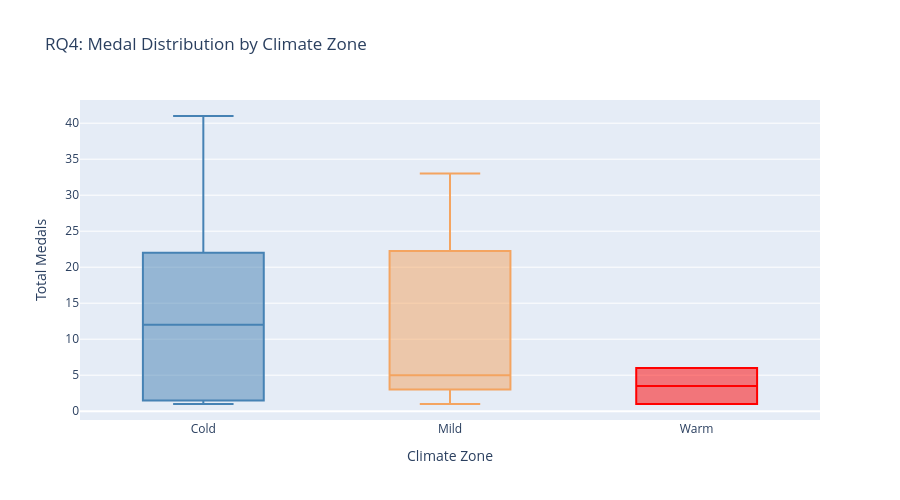

Notebook source saved alongside this figure:
### Markdown cell above
### Box Plot: Medal Distribution by Climate Zone

To compare medal distributions across climate groups more clearly, we use a box plot showing the spread and median of total medals for each climate zone.

### Code cell
# Box plot: medal distribution by climate zone
fig2 = px.box(
    country_df,
    x="climate_zone",
    y="Total",
    color="climate_zone",
    color_discrete_map={"Cold": "steelblue", "Mild": "sandybrown", "Warm": "red"},
    title="RQ4: Medal Distribution by Climate Zone",
    labels={"climate_zone": "Climate Zone", "Total": "Total Medals"},
    category_orders={"climate_zone": ["Cold", "Mild", "Warm"]}
)
fig2.update_layout(height=500, showlegend=False)
fig2.show()

### Figure 1 — Plotly figure (JSON) as saved in the notebook; plotly's stock layout.template omitted (floating-point values rounded to 4 significant figures)
{"data": [{"alignmentgroup": "True", "hovertemplate": "Climate Zone=%{x}<br>Total Medals=%{y}<extra></extra>", "legendgroup": "Cold", "marker": {"color": "steelblue"}, "name": "Cold", "notched": false, "offsetgroup": "Cold", "orientation": "v", "showlegend": true, "type": "box", "x": ["Cold", "Cold", "Cold", "Cold", "Cold", "Cold", "Cold", "Cold"], "x0": " ", "xaxis": "x", "y": [41, 18, 23, 21, 1, 6, 2, 1], "y0": " ", "yaxis": "y"}, {"alignmentgroup": "True", "hovertemplate": "Climate Zone=%{x}<br>Total Medals=%{y}<extra></extra>", "legendgroup": "Mild", "marker": {"color": "sandybrown"}, "name": "Mild", "notched": false, "offsetgroup": "Mild", "orientation": "v", "showlegend": true, "type": "box", "x": ["Mild", "Mild", "Mild", "Mild", "Mild", "Mild", "Mild", "Mild", "Mild", "Mild", "Mild", "Mild", "Mild", "Mild", "Mild", "Mild", "Mild", "Mild", "Mild"], "x0": " ", "xaxis": "x", "y": [33, 20, 30, 26, 23, 18, 24, 15, 10, 5, 5, 4, 3, 4, 3, 1, 1, 2, 1], "y0": " ", "yaxis": "y"}, {"alignmentgroup": "True", "hovertemplate": "Climate Zone=%{x}<br>Total Medals=%{y}<extra></extra>", "legendgroup": "Warm", "marker": {"color": "red"}, "name": "Warm", "notched": false, "offsetgroup": "Warm", "orientation": "v", "showlegend": true, "type": "box", "x": ["Warm", "Warm"], "x0": " ", "xaxis": "x", "y": [6, 1], "y0": " ", "yaxis": "y"}], "layout": {"boxmode": "overlay", "height": 500, "legend": {"title": {"text": "Climate Zone"}, "tracegroupgap": 0}, "showlegend": false, "title": {"text": "RQ4: Medal Distribution by Climate Zone"}, "xaxis": {"anchor": "y", "categoryarray": ["Cold", "Mild", "Warm"], "categoryorder": "array", "domain": [0, 1], "title": {"text": "Climate Zone"}}, "yaxis": {"anchor": "x", "domain": [0, 1], "title": {"text": "Total Medals"}}}}
